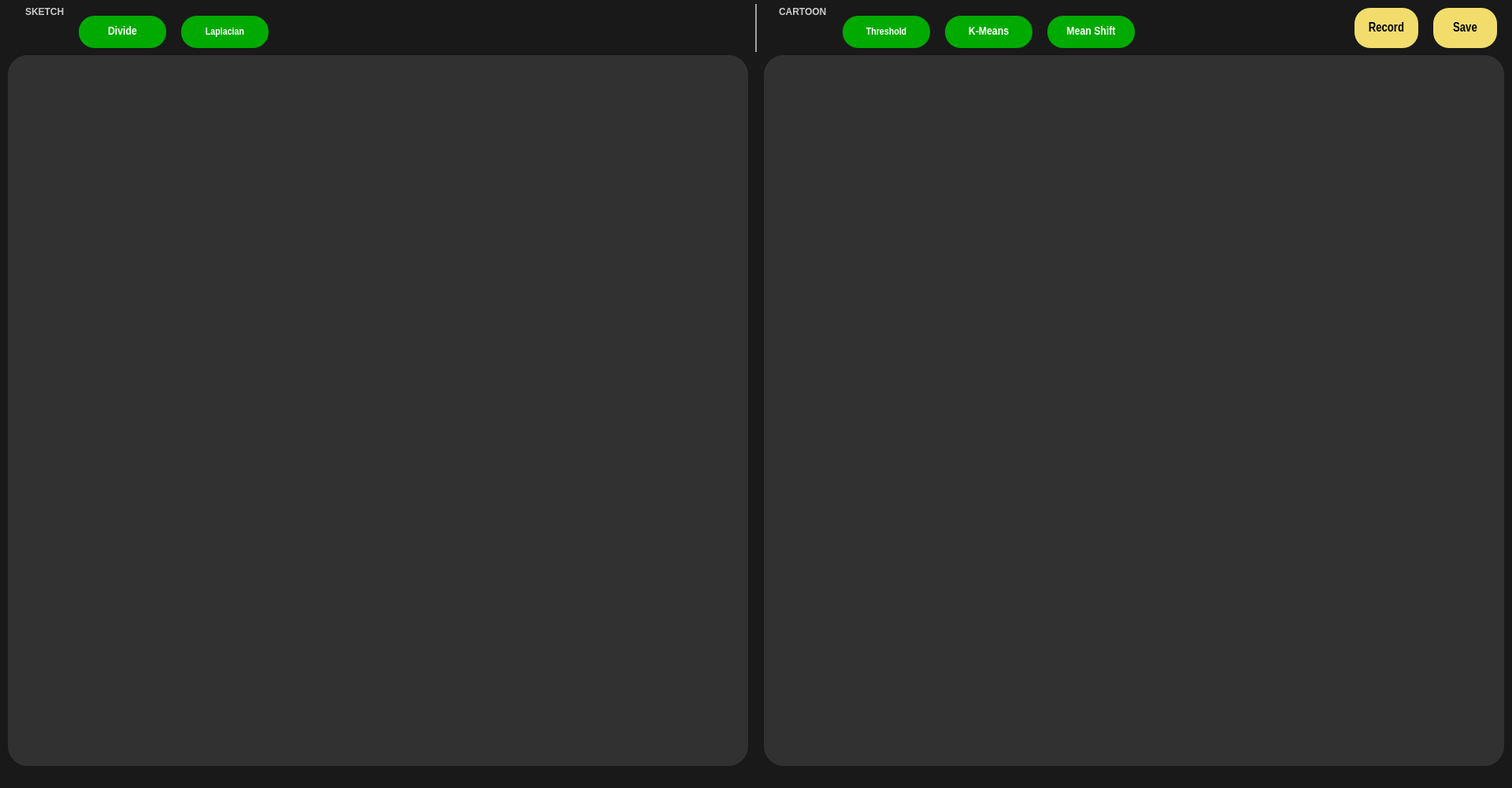
<?xml version="1.0" encoding="UTF-8"?>
<ui version="4.0">
 <class>MainWindow</class>
 <widget class="QMainWindow" name="MainWindow">
  <property name="geometry">
   <rect>
    <x>0</x>
    <y>0</y>
    <width>1920</width>
    <height>1000</height>
   </rect>
  </property>
  <property name="windowTitle">
   <string>MainWindow</string>
  </property>
  <property name="styleSheet">
   <string notr="true">background-color: rgb(25, 25, 25);</string>
  </property>
  <widget class="QWidget" name="centralwidget">
   <widget class="QLabel" name="lblOrVideo">
    <property name="geometry">
     <rect>
      <x>10</x>
      <y>70</y>
      <width>940</width>
      <height>902</height>
     </rect>
    </property>
    <property name="styleSheet">
     <string notr="true">background-color: rgb(49, 49, 49);
border-radius: 25px;</string>
    </property>
    <property name="text">
     <string/>
    </property>
   </widget>
   <widget class="QLabel" name="lblEditVideo">
    <property name="geometry">
     <rect>
      <x>970</x>
      <y>70</y>
      <width>940</width>
      <height>902</height>
     </rect>
    </property>
    <property name="styleSheet">
     <string notr="true">background-color: rgb(49, 49, 49);
border-radius: 25px;</string>
    </property>
    <property name="text">
     <string/>
    </property>
   </widget>
   <widget class="QPushButton" name="btnDivide">
    <property name="geometry">
     <rect>
      <x>100</x>
      <y>20</y>
      <width>111</width>
      <height>41</height>
     </rect>
    </property>
    <property name="font">
     <font>
      <family>Arial Narrow</family>
      <pointsize>11</pointsize>
      <weight>75</weight>
      <bold>true</bold>
     </font>
    </property>
    <property name="styleSheet">
     <string notr="true">background-color: rgb(0, 170, 0);
color: rgb(255, 255, 255);
border-radius: 20px;</string>
    </property>
    <property name="text">
     <string>Divide</string>
    </property>
   </widget>
   <widget class="QPushButton" name="btnLaplacian">
    <property name="geometry">
     <rect>
      <x>230</x>
      <y>20</y>
      <width>111</width>
      <height>41</height>
     </rect>
    </property>
    <property name="font">
     <font>
      <family>Arial Narrow</family>
      <pointsize>10</pointsize>
      <weight>75</weight>
      <bold>true</bold>
     </font>
    </property>
    <property name="styleSheet">
     <string notr="true">background-color: rgb(0, 170, 0);
color: rgb(255, 255, 255);
border-radius: 20px;</string>
    </property>
    <property name="text">
     <string>Laplacian</string>
    </property>
   </widget>
   <widget class="QLabel" name="lblSketch">
    <property name="geometry">
     <rect>
      <x>14</x>
      <y>5</y>
      <width>941</width>
      <height>61</height>
     </rect>
    </property>
    <property name="font">
     <font>
      <weight>75</weight>
      <bold>true</bold>
     </font>
    </property>
    <property name="styleSheet">
     <string notr="true">color: rgb(203, 203, 203);
padding-left: 15px;</string>
    </property>
    <property name="text">
     <string>SKETCH</string>
    </property>
    <property name="alignment">
     <set>Qt::AlignLeading|Qt::AlignLeft|Qt::AlignTop</set>
    </property>
   </widget>
   <widget class="QLabel" name="lblCartoon">
    <property name="geometry">
     <rect>
      <x>959</x>
      <y>5</y>
      <width>941</width>
      <height>61</height>
     </rect>
    </property>
    <property name="font">
     <font>
      <weight>75</weight>
      <bold>true</bold>
     </font>
    </property>
    <property name="styleSheet">
     <string notr="true">color: rgb(203, 203, 203);
padding-left: 25px;
border-left: 2px solid #a1a1a1;</string>
    </property>
    <property name="text">
     <string>CARTOON</string>
    </property>
    <property name="alignment">
     <set>Qt::AlignLeading|Qt::AlignLeft|Qt::AlignTop</set>
    </property>
   </widget>
   <widget class="QPushButton" name="btnThreshold">
    <property name="geometry">
     <rect>
      <x>1070</x>
      <y>20</y>
      <width>111</width>
      <height>41</height>
     </rect>
    </property>
    <property name="font">
     <font>
      <family>Arial Narrow</family>
      <pointsize>10</pointsize>
      <weight>75</weight>
      <bold>true</bold>
     </font>
    </property>
    <property name="styleSheet">
     <string notr="true">background-color: rgb(0, 170, 0);
color: rgb(255, 255, 255);
border-radius: 20px;</string>
    </property>
    <property name="text">
     <string>Threshold</string>
    </property>
   </widget>
   <widget class="QPushButton" name="btnKMeans">
    <property name="geometry">
     <rect>
      <x>1200</x>
      <y>20</y>
      <width>111</width>
      <height>41</height>
     </rect>
    </property>
    <property name="font">
     <font>
      <family>Arial Narrow</family>
      <pointsize>11</pointsize>
      <weight>75</weight>
      <bold>true</bold>
     </font>
    </property>
    <property name="styleSheet">
     <string notr="true">background-color: rgb(0, 170, 0);
color: rgb(255, 255, 255);
border-radius: 20px;</string>
    </property>
    <property name="text">
     <string>K-Means</string>
    </property>
   </widget>
   <widget class="QPushButton" name="btnSave">
    <property name="geometry">
     <rect>
      <x>1820</x>
      <y>10</y>
      <width>81</width>
      <height>51</height>
     </rect>
    </property>
    <property name="font">
     <font>
      <family>Arial Narrow</family>
      <pointsize>12</pointsize>
      <weight>75</weight>
      <bold>true</bold>
     </font>
    </property>
    <property name="styleSheet">
     <string notr="true">background-color: #F2DD6C;
color: rgb(0,0,0);
border-radius: 20px;</string>
    </property>
    <property name="text">
     <string>Save</string>
    </property>
   </widget>
   <widget class="QPushButton" name="btnRecord">
    <property name="geometry">
     <rect>
      <x>1720</x>
      <y>10</y>
      <width>81</width>
      <height>51</height>
     </rect>
    </property>
    <property name="font">
     <font>
      <family>Arial Narrow</family>
      <pointsize>12</pointsize>
      <weight>75</weight>
      <bold>true</bold>
     </font>
    </property>
    <property name="styleSheet">
     <string notr="true">background-color: #F2DD6C;
color: rgb(0,0,0);
border-radius: 20px;</string>
    </property>
    <property name="text">
     <string>Record</string>
    </property>
   </widget>
   <widget class="QPushButton" name="btnMeanShift">
    <property name="geometry">
     <rect>
      <x>1330</x>
      <y>20</y>
      <width>111</width>
      <height>41</height>
     </rect>
    </property>
    <property name="font">
     <font>
      <family>Arial Narrow</family>
      <pointsize>11</pointsize>
      <weight>75</weight>
      <bold>true</bold>
     </font>
    </property>
    <property name="styleSheet">
     <string notr="true">background-color: rgb(0, 170, 0);
color: rgb(255, 255, 255);
border-radius: 20px;</string>
    </property>
    <property name="text">
     <string>Mean Shift</string>
    </property>
   </widget>
   <zorder>lblSketch</zorder>
   <zorder>lblOrVideo</zorder>
   <zorder>lblEditVideo</zorder>
   <zorder>btnDivide</zorder>
   <zorder>btnLaplacian</zorder>
   <zorder>lblCartoon</zorder>
   <zorder>btnThreshold</zorder>
   <zorder>btnKMeans</zorder>
   <zorder>btnSave</zorder>
   <zorder>btnRecord</zorder>
   <zorder>btnMeanShift</zorder>
  </widget>
  <widget class="QMenuBar" name="menubar">
   <property name="geometry">
    <rect>
     <x>0</x>
     <y>0</y>
     <width>1920</width>
     <height>26</height>
    </rect>
   </property>
  </widget>
  <widget class="QStatusBar" name="statusbar"/>
 </widget>
 <resources/>
 <connections/>
</ui>
